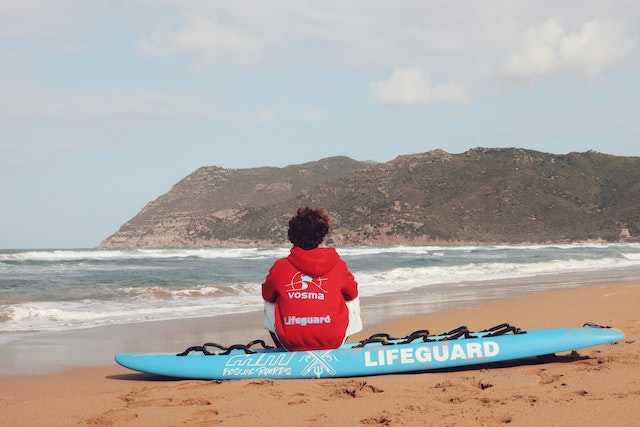
#> input picture aula04/imagens/pexels-efrem-efre-18185921.jpg, 640 x 427 px, found by its file name
$ python aula04_q02.py   (older library calls are emulated)
#> lines starting #> are read from the running program, lines starting #| are printed output that depends on the picture; after the words box and inside, x2 and y2 are one past the last pixel; in counts of white or black regions, pixels touching at a corner belong together; long printed decimals are rounded
#> further down, img_rgb is the input picture: shape (427, 640, 3); mean B, G, R 163.6, 167.7, 174.9
#| Minimo e Maximo imagem original: 0, 255
#| Minimo e Maximo imagem normalizada: 0.0, 1.0
import cv2
import numpy as np


# Função com a matemática utilizada no método do OpenCV
def rgb_para_hsi(original_rgb):

    B, G, R = cv2.split(original_rgb)

    # Cálculo de H
    numerador = 0.5 * ((R - G) + (R - B))
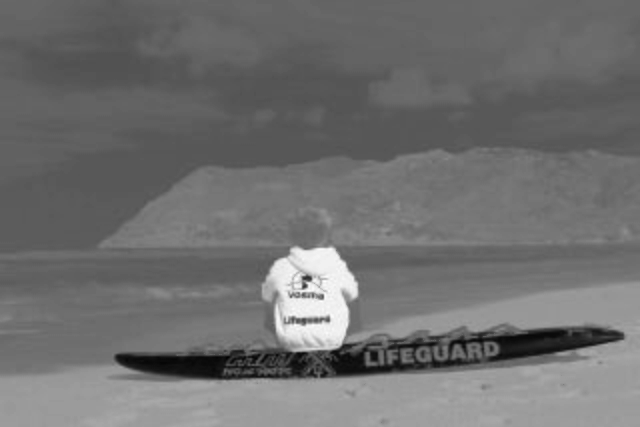
#> numerador: shape (427, 640) float32; min -0.533, max 0.765, mean 0.0364; drawn with min black and max white
    denominador = np.sqrt((R - G)**2 + (R - B) * (G - B))
    # Fazendo o denominador ser um número pequeno quando R=G=B, evitando divisão por zero.
    denominador[denominador == 0] = 1e-10
#> denominador: shape (427, 640) float32; min 1e-10, max 0.766, mean 0.12
    theta = np.arccos(np.clip(numerador / denominador, -1, 1))
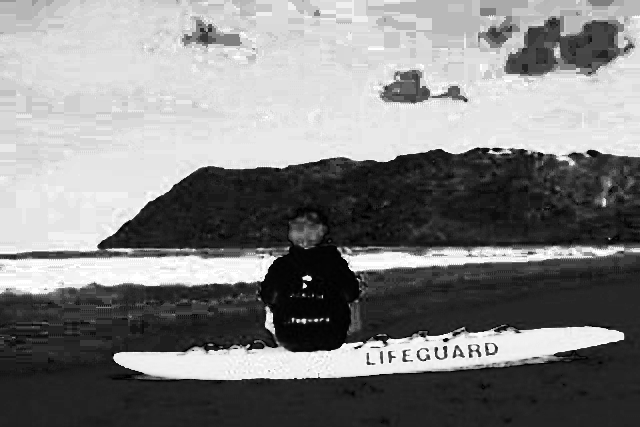
#> theta: shape (427, 640) float32; min 0, max 3.14, mean 1.6; drawn with min black and max white

    H = np.degrees(theta)
    H[B > G] = 360 - H[B > G]
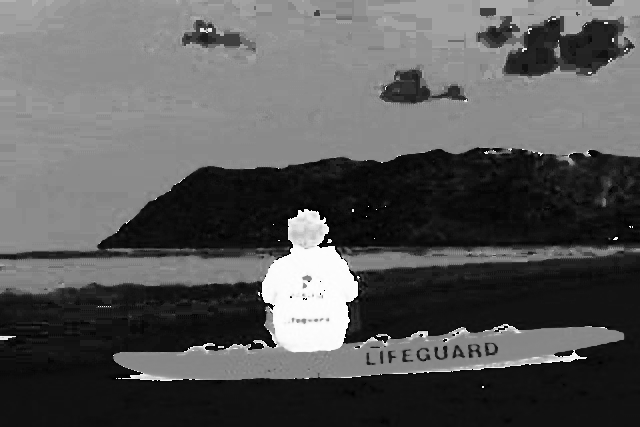
#> H: shape (427, 640) float32; min 0, max 359.7, mean 124.4; drawn with min black and max white

    # Normalização para o intervalo [0, 1]
    H = H/360
    print(f'Minimo, máximo de H: {H.min()}, {H.max()}')
#| Minimo, máximo de H: 0.0, 0.9992

    # Cálculo de S
    valor_minimo_rgb = np.minimum.reduce([R, G, B])
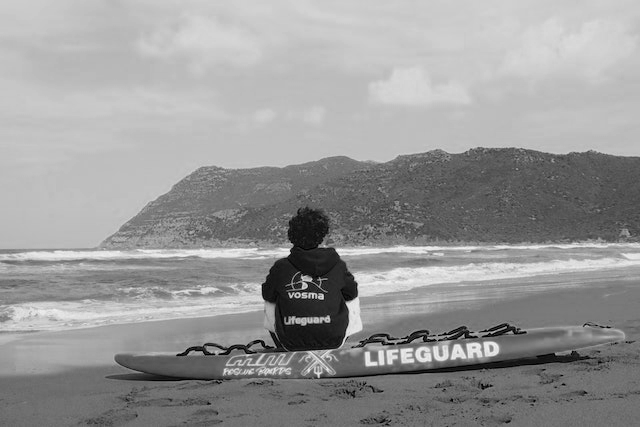
#> valor_minimo_rgb: shape (427, 640) float32; min 0, max 0.961, mean 0.596
    soma_canais = R + G + B
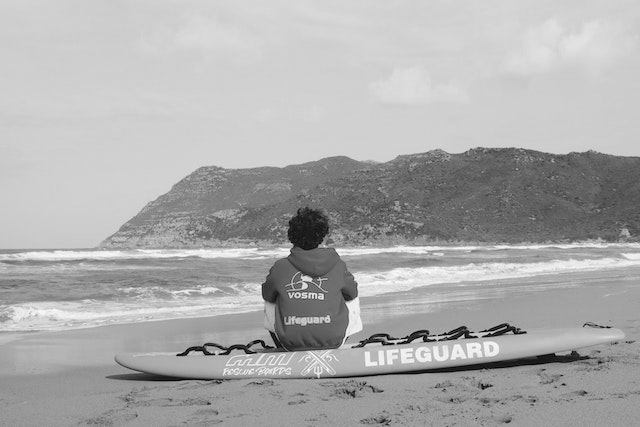
#> soma_canais: shape (427, 640) float32; min 0, max 2.93, mean 1.99; drawn with min black and max white
    S = 1 - 3 * (valor_minimo_rgb / soma_canais)
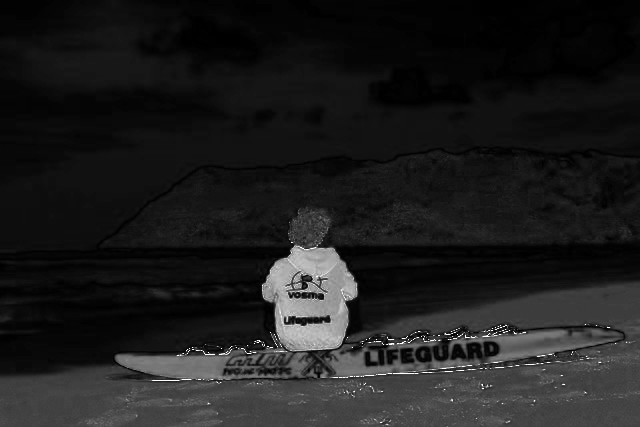
#> S: shape (427, 640) float32; 0% of the values are NaN or infinite; the others: min 0, max 1, mean 0.118; drawn with min black, max white, NaN and infinite black
    S[soma_canais == 0] = 0  # Evitando divisão por zero
#> S: shape (427, 640) float32; under 0.01% of pixels changed, all inside (x1, y1, x2, y2) = (223, 334, 444, 350)

    # S não precisa normalizar porque RGB de entrada já estava normalizado para [0, 1]
    print(f'Minimo, máximo de S: {S.min()}, {S.max()}')
#| Minimo, máximo de S: 0.0, 1.0

    # Cálculo de I
    I = (soma_canais) / 3

    # I não precisa normalizar porque RGB de entrada já estava normalizado para [0, 1]
    print(f'Minimo, máximo de I: {I.min()}, {I.max()}')
#| Minimo, máximo de I: 0.0, 0.9778

    # Concatenando os canais HSI para formar imagem de retorno
    convertida_hsi = cv2.merge([H, S, I])
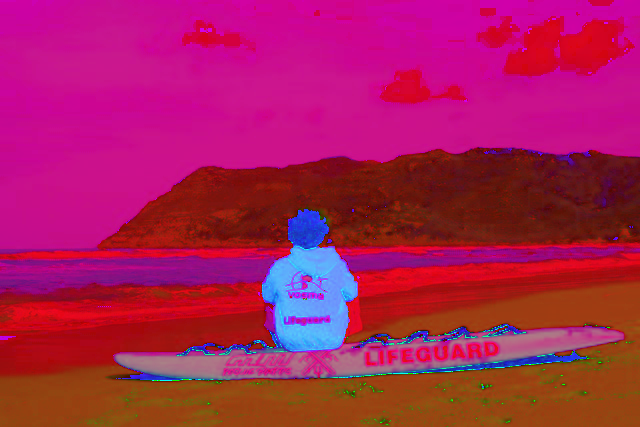
#> convertida_hsi: shape (427, 640, 3) float32; mean of channels 0, 1, 2 0.346, 0.118, 0.662; drawn as B, G, R
    # convertida_hsi = np.dstack((H, S, I)).astype(np.uint8)

    return convertida_hsi


# Leitura da Imagem
img_rgb = cv2.imread(r'ppgee\PDI_20232_GrpJNS\aula04\imagens\pexels-efrem-efre-18185921.jpg')

# Normalização da Imagem
img_rgb_normalizada = cv2.normalize(img_rgb, None, 0, 1.0, cv2.NORM_MINMAX, dtype=cv2.CV_32F)
print(f'Minimo e Maximo imagem original: {img_rgb.min()}, {img_rgb.max()}')
print(f'Minimo e Maximo imagem normalizada: {img_rgb_normalizada.min()}, {img_rgb_normalizada.max()}')

# Conversões RGB para HSI
img_hsi = rgb_para_hsi(img_rgb_normalizada)

# img_hsi_desnormalizada = cv2.normalize(img_hsi, None, 0, 255, cv2.NORM_MINMAX)
# print(f'Minimo e Maximo imagem desnormalizada: {img_hsi_desnormalizada.min()}, {img_hsi_desnormalizada.max()}')

# Apresentação das Imagens
cv2.imshow('Imagem original', img_rgb)
cv2.imshow('Imagem normalizada', img_rgb_normalizada)
cv2.imshow('Imagem convertida para HSI', img_hsi)
# cv2.imshow('Imagem HSI desnormalizada', img_hsi_desnormalizada)

cv2.waitKey(0)
cv2.destroyAllWindows()

$ run again, with aula04/imagens/pexels-any-lane-5945574.jpg copied over aula04/imagens/pexels-efrem-efre-18185921.jpg
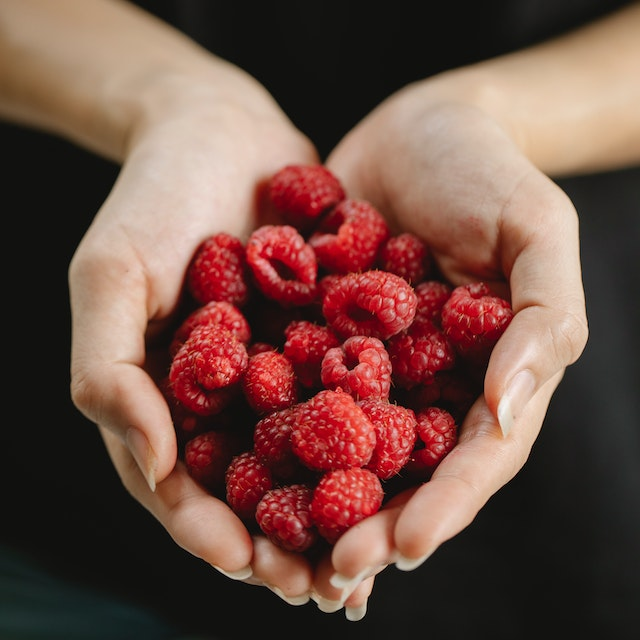
#> input picture aula04/imagens/pexels-any-lane-5945574.jpg, 640 x 640 px, found by its file name
#> img_rgb is the input picture: shape (640, 640, 3); mean B, G, R 67.8, 76.9, 110
#| Minimo e Maximo imagem original: 0, 255
#| Minimo e Maximo imagem normalizada: 0.0, 1.0
#> in rgb_para_hsi, `H[B > G] = 360 - H[B > G]`:
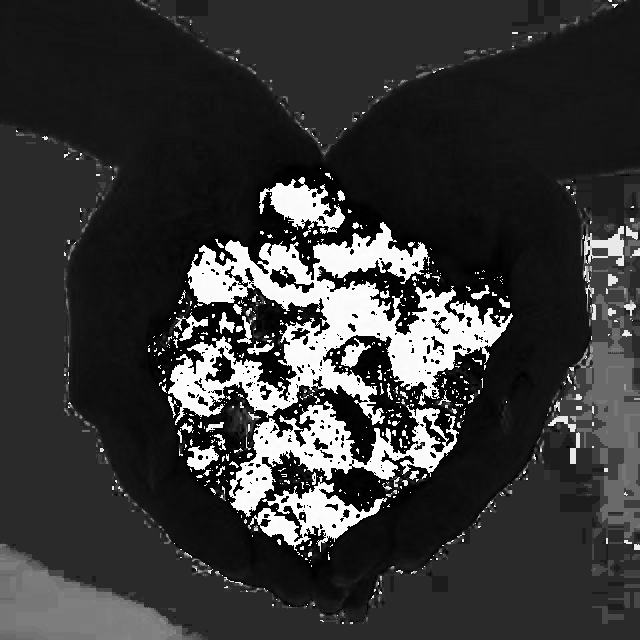
#> H: shape (640, 640) float32; min 0, max 359.7, mean 78.4; drawn with min black and max white
#| Minimo, máximo de H: 0.0, 0.9993
#| Minimo, máximo de S: 0.0, 1.0
#| Minimo, máximo de I: 0.0, 0.9516
#> in rgb_para_hsi, `convertida_hsi = cv2.merge([H, S, I])`:
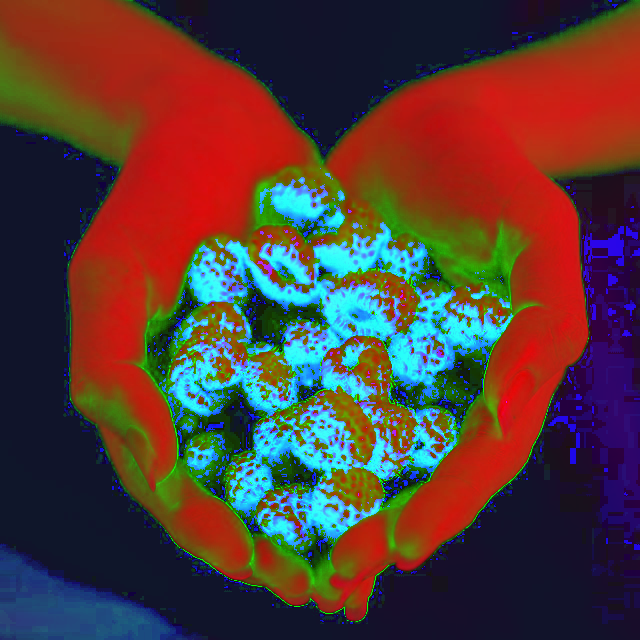
#> convertida_hsi: shape (640, 640, 3) float32; mean of channels 0, 1, 2 0.217, 0.232, 0.333; drawn as B, G, R

$ run again, with aula04/imagens/pexels-any-lane-5946095.jpg copied over aula04/imagens/pexels-efrem-efre-18185921.jpg
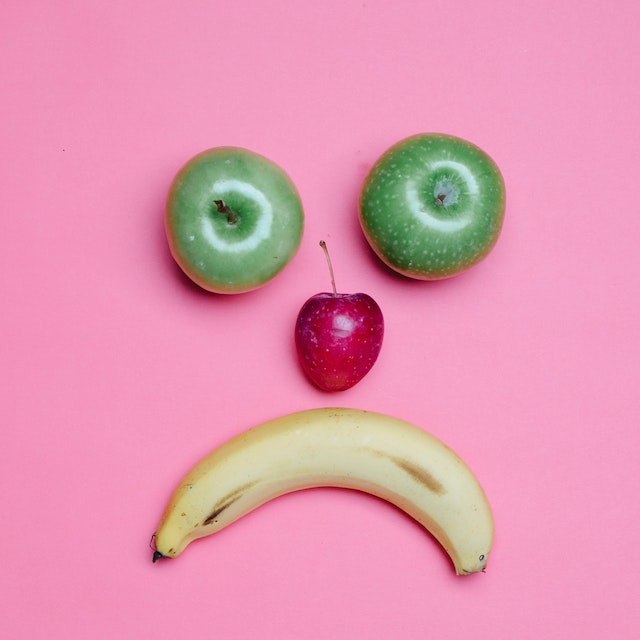
#> input picture aula04/imagens/pexels-any-lane-5946095.jpg, 640 x 640 px, found by its file name
#> img_rgb is the input picture: shape (640, 640, 3); mean B, G, R 177.9, 151.2, 227.3
#| Minimo e Maximo imagem original: 0, 255
#| Minimo e Maximo imagem normalizada: 0.0, 1.0
#| Minimo, máximo de H: 0.0, 0.9987
#| Minimo, máximo de S: 0.01037, 1.0
#> in rgb_para_hsi, `I = (soma_canais) / 3`:
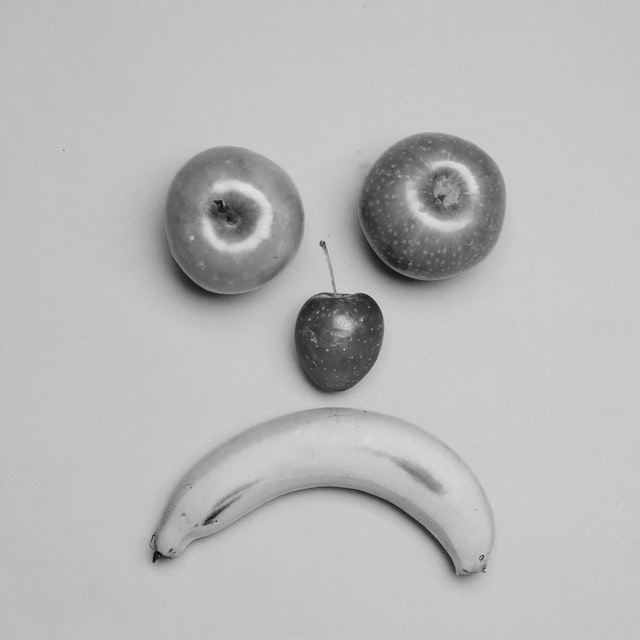
#> I: shape (640, 640) float32; min 0.017, max 0.889, mean 0.727
#| Minimo, máximo de I: 0.01699, 0.8889
#> in rgb_para_hsi, `convertida_hsi = cv2.merge([H, S, I])`:
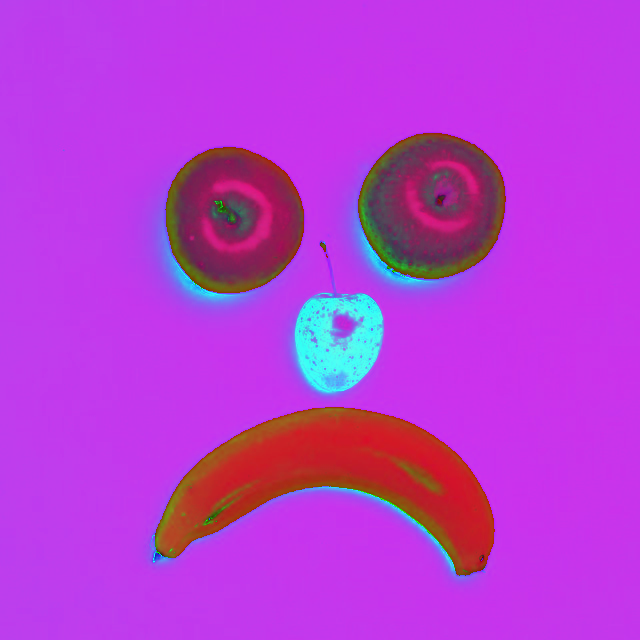
#> convertida_hsi: shape (640, 640, 3) float32; mean of channels 0, 1, 2 0.826, 0.23, 0.728; drawn as B, G, R
